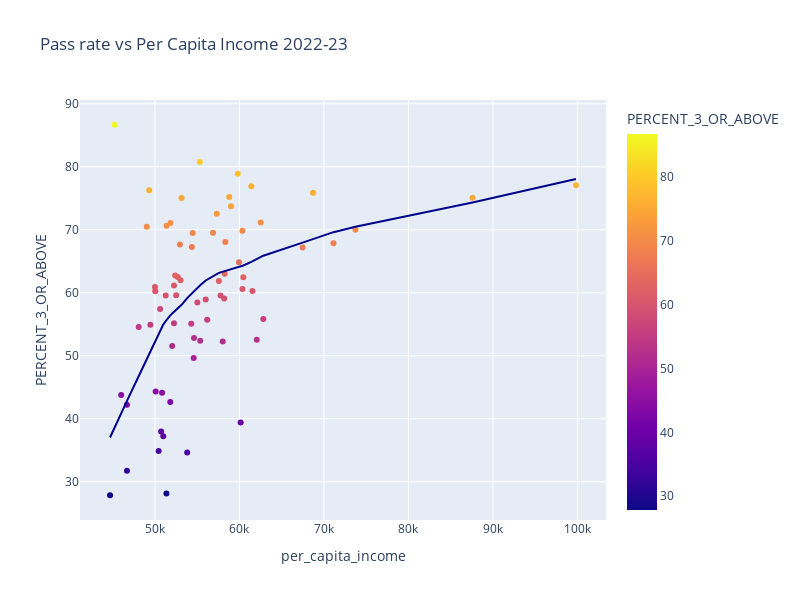

The code cell stored with this chart in its notebook:
### Code cell
fig = px.scatter(data_frame=wisconsin22,x='per_capita_income', y='PERCENT_3_OR_ABOVE',trendline='lowess',trendline_color_override='darkblue',width=800, height=600,color='PERCENT_3_OR_ABOVE',
                 title='Pass rate vs Per Capita Income 2022-23')
fig.show()
with open('data/WI_pickled/WI_AP_pass_rate_by_counties_vs_income.pkl', 'wb') as f:
    pickle.dump(fig, f)
